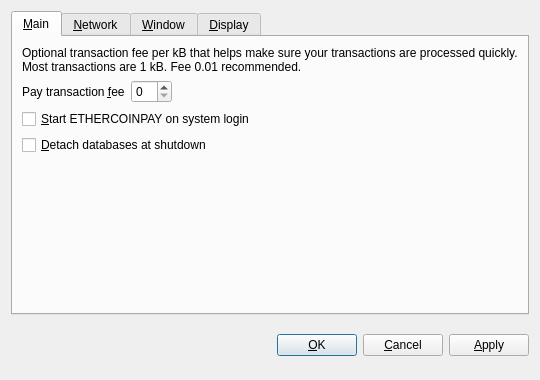
<?xml version="1.0" encoding="UTF-8"?>
<ui version="4.0">
 <class>OptionsDialog</class>
 <widget class="QDialog" name="OptionsDialog">
  <property name="geometry">
   <rect>
    <x>0</x>
    <y>0</y>
    <width>540</width>
    <height>380</height>
   </rect>
  </property>
  <property name="windowTitle">
   <string>Options</string>
  </property>
  <property name="modal">
   <bool>true</bool>
  </property>
  <layout class="QVBoxLayout" name="verticalLayout">
   <item>
    <widget class="QTabWidget" name="tabWidget">
     <property name="tabPosition">
      <enum>QTabWidget::North</enum>
     </property>
     <property name="currentIndex">
      <number>0</number>
     </property>
     <widget class="QWidget" name="tabMain">
      <attribute name="title">
       <string>&amp;Main</string>
      </attribute>
      <layout class="QVBoxLayout" name="verticalLayout_Main">
       <item>
        <widget class="QLabel" name="transactionFeeInfoLabel">
         <property name="text">
          <string>Optional transaction fee per kB that helps make sure your transactions are processed quickly. Most transactions are 1 kB. Fee 0.01 recommended.</string>
         </property>
         <property name="textFormat">
          <enum>Qt::PlainText</enum>
         </property>
         <property name="wordWrap">
          <bool>true</bool>
         </property>
        </widget>
       </item>
       <item>
        <layout class="QHBoxLayout" name="horizontalLayout_Main">
         <item>
          <widget class="QLabel" name="transactionFeeLabel">
           <property name="text">
            <string>Pay transaction &amp;fee</string>
           </property>
           <property name="textFormat">
            <enum>Qt::PlainText</enum>
           </property>
           <property name="buddy">
            <cstring>transactionFee</cstring>
           </property>
          </widget>
         </item>
         <item>
          <widget class="BitcoinAmountField" name="transactionFee"/>
         </item>
         <item>
          <spacer name="horizontalSpacer_Main">
           <property name="orientation">
            <enum>Qt::Horizontal</enum>
           </property>
           <property name="sizeHint" stdset="0">
            <size>
             <width>40</width>
             <height>20</height>
            </size>
           </property>
          </spacer>
         </item>
        </layout>
       </item>
       <item>
        <widget class="QCheckBox" name="bitcoinAtStartup">
         <property name="toolTip">
          <string>Automatically start ETHERCOINPAY after logging in to the system.</string>
         </property>
         <property name="text">
          <string>&amp;Start ETHERCOINPAY on system login</string>
         </property>
        </widget>
       </item>
       <item>
        <widget class="QCheckBox" name="detachDatabases">
         <property name="toolTip">
          <string>Detach block and address databases at shutdown. This means they can be moved to another data directory, but it slows down shutdown. The wallet is always detached.</string>
         </property>
         <property name="text">
          <string>&amp;Detach databases at shutdown</string>
         </property>
        </widget>
       </item>
       <item>
        <spacer name="verticalSpacer_Main">
         <property name="orientation">
          <enum>Qt::Vertical</enum>
         </property>
         <property name="sizeHint" stdset="0">
          <size>
           <width>20</width>
           <height>40</height>
          </size>
         </property>
        </spacer>
       </item>
      </layout>
     </widget>
     <widget class="QWidget" name="tabNetwork">
      <attribute name="title">
       <string>&amp;Network</string>
      </attribute>
      <layout class="QVBoxLayout" name="verticalLayout_Network">
       <item>
        <widget class="QCheckBox" name="mapPortUpnp">
         <property name="toolTip">
          <string>Automatically open the ETHERCOINPAY client port on the router. This only works when your router supports UPnP and it is enabled.</string>
         </property>
         <property name="text">
          <string>Map port using &amp;UPnP</string>
         </property>
        </widget>
       </item>
       <item>
        <widget class="QCheckBox" name="connectSocks">
         <property name="toolTip">
          <string>Connect to the ETHERCOINPAY network through a SOCKS proxy (e.g. when connecting through Tor).</string>
         </property>
         <property name="text">
          <string>&amp;Connect through SOCKS proxy:</string>
         </property>
        </widget>
       </item>
       <item>
        <layout class="QHBoxLayout" name="horizontalLayout_Network">
         <item>
          <widget class="QLabel" name="proxyIpLabel">
           <property name="text">
            <string>Proxy &amp;IP:</string>
           </property>
           <property name="textFormat">
            <enum>Qt::PlainText</enum>
           </property>
           <property name="buddy">
            <cstring>proxyIp</cstring>
           </property>
          </widget>
         </item>
         <item>
          <widget class="QValidatedLineEdit" name="proxyIp">
           <property name="maximumSize">
            <size>
             <width>140</width>
             <height>16777215</height>
            </size>
           </property>
           <property name="toolTip">
            <string>IP address of the proxy (e.g. 127.0.0.1)</string>
           </property>
          </widget>
         </item>
         <item>
          <widget class="QLabel" name="proxyPortLabel">
           <property name="text">
            <string>&amp;Port:</string>
           </property>
           <property name="textFormat">
            <enum>Qt::PlainText</enum>
           </property>
           <property name="buddy">
            <cstring>proxyPort</cstring>
           </property>
          </widget>
         </item>
         <item>
          <widget class="QLineEdit" name="proxyPort">
           <property name="maximumSize">
            <size>
             <width>55</width>
             <height>16777215</height>
            </size>
           </property>
           <property name="toolTip">
            <string>Port of the proxy (e.g. 9050)</string>
           </property>
          </widget>
         </item>
         <item>
          <widget class="QLabel" name="socksVersionLabel">
           <property name="text">
            <string>SOCKS &amp;Version:</string>
           </property>
           <property name="textFormat">
            <enum>Qt::PlainText</enum>
           </property>
           <property name="buddy">
            <cstring>socksVersion</cstring>
           </property>
          </widget>
         </item>
         <item>
          <widget class="QValueComboBox" name="socksVersion">
           <property name="toolTip">
            <string>SOCKS version of the proxy (e.g. 5)</string>
           </property>
          </widget>
         </item>
         <item>
          <spacer name="horizontalSpacer_Network">
           <property name="orientation">
            <enum>Qt::Horizontal</enum>
           </property>
           <property name="sizeHint" stdset="0">
            <size>
             <width>40</width>
             <height>20</height>
            </size>
           </property>
          </spacer>
         </item>
        </layout>
       </item>
       <item>
        <spacer name="verticalSpacer_Network">
         <property name="orientation">
          <enum>Qt::Vertical</enum>
         </property>
         <property name="sizeHint" stdset="0">
          <size>
           <width>20</width>
           <height>40</height>
          </size>
         </property>
        </spacer>
       </item>
      </layout>
     </widget>
     <widget class="QWidget" name="tabWindow">
      <attribute name="title">
       <string>&amp;Window</string>
      </attribute>
      <layout class="QVBoxLayout" name="verticalLayout_Window">
       <item>
        <widget class="QCheckBox" name="minimizeToTray">
         <property name="toolTip">
          <string>Show only a tray icon after minimizing the window.</string>
         </property>
         <property name="text">
          <string>&amp;Minimize to the tray instead of the taskbar</string>
         </property>
        </widget>
       </item>
       <item>
        <widget class="QCheckBox" name="minimizeOnClose">
         <property name="toolTip">
          <string>Minimize instead of exit the application when the window is closed. When this option is enabled, the application will be closed only after selecting Quit in the menu.</string>
         </property>
         <property name="text">
          <string>M&amp;inimize on close</string>
         </property>
        </widget>
       </item>
       <item>
        <spacer name="verticalSpacer_Window">
         <property name="orientation">
          <enum>Qt::Vertical</enum>
         </property>
         <property name="sizeHint" stdset="0">
          <size>
           <width>20</width>
           <height>40</height>
          </size>
         </property>
        </spacer>
       </item>
      </layout>
     </widget>
     <widget class="QWidget" name="tabDisplay">
      <attribute name="title">
       <string>&amp;Display</string>
      </attribute>
      <layout class="QVBoxLayout" name="verticalLayout_Display">
       <item>
        <layout class="QHBoxLayout" name="horizontalLayout_1_Display">
         <item>
          <widget class="QLabel" name="langLabel">
           <property name="text">
            <string>User Interface &amp;language:</string>
           </property>
           <property name="textFormat">
            <enum>Qt::PlainText</enum>
           </property>
           <property name="buddy">
            <cstring>lang</cstring>
           </property>
          </widget>
         </item>
         <item>
          <widget class="QValueComboBox" name="lang">
           <property name="toolTip">
            <string>The user interface language can be set here. This setting will take effect after restarting ETHERCOINPAY.</string>
           </property>
          </widget>
         </item>
        </layout>
       </item>
       <item>
        <layout class="QHBoxLayout" name="horizontalLayout_2_Display">
         <item>
          <widget class="QLabel" name="unitLabel">
           <property name="text">
            <string>&amp;Unit to show amounts in:</string>
           </property>
           <property name="textFormat">
            <enum>Qt::PlainText</enum>
           </property>
           <property name="buddy">
            <cstring>unit</cstring>
           </property>
          </widget>
         </item>
         <item>
          <widget class="QValueComboBox" name="unit">
           <property name="toolTip">
            <string>Choose the default subdivision unit to show in the interface and when sending coins.</string>
           </property>
          </widget>
         </item>
        </layout>
       </item>
       <item>
        <widget class="QCheckBox" name="displayAddresses">
         <property name="toolTip">
          <string>Whether to show ETHERCOINPAY addresses in the transaction list or not.</string>
         </property>
         <property name="text">
          <string>&amp;Display addresses in transaction list</string>
         </property>
        </widget>
       </item>
       <item>
        <spacer name="verticalSpacer_Display">
         <property name="orientation">
          <enum>Qt::Vertical</enum>
         </property>
         <property name="sizeHint" stdset="0">
          <size>
           <width>20</width>
           <height>40</height>
          </size>
         </property>
        </spacer>
       </item>
      </layout>
     </widget>
    </widget>
   </item>
   <item>
    <layout class="QHBoxLayout" name="horizontalLayout_Buttons">
     <item>
      <spacer name="horizontalSpacer_1">
       <property name="orientation">
        <enum>Qt::Horizontal</enum>
       </property>
       <property name="sizeHint" stdset="0">
        <size>
         <width>40</width>
         <height>48</height>
        </size>
       </property>
      </spacer>
     </item>
     <item>
      <widget class="QLabel" name="statusLabel">
       <property name="font">
        <font>
         <weight>75</weight>
         <bold>true</bold>
        </font>
       </property>
       <property name="text">
        <string/>
       </property>
       <property name="textFormat">
        <enum>Qt::PlainText</enum>
       </property>
       <property name="wordWrap">
        <bool>true</bool>
       </property>
      </widget>
     </item>
     <item>
      <spacer name="horizontalSpacer_2">
       <property name="orientation">
        <enum>Qt::Horizontal</enum>
       </property>
       <property name="sizeHint" stdset="0">
        <size>
         <width>40</width>
         <height>48</height>
        </size>
       </property>
      </spacer>
     </item>
     <item>
      <widget class="QPushButton" name="okButton">
       <property name="text">
        <string>&amp;OK</string>
       </property>
      </widget>
     </item>
     <item>
      <widget class="QPushButton" name="cancelButton">
       <property name="text">
        <string>&amp;Cancel</string>
       </property>
       <property name="autoDefault">
        <bool>false</bool>
       </property>
      </widget>
     </item>
     <item>
      <widget class="QPushButton" name="applyButton">
       <property name="text">
        <string>&amp;Apply</string>
       </property>
       <property name="autoDefault">
        <bool>false</bool>
       </property>
      </widget>
     </item>
    </layout>
   </item>
  </layout>
 </widget>
 <customwidgets>
  <customwidget>
   <class>BitcoinAmountField</class>
   <extends>QSpinBox</extends>
   <header>bitcoinamountfield.h</header>
  </customwidget>
  <customwidget>
   <class>QValueComboBox</class>
   <extends>QComboBox</extends>
   <header>qvaluecombobox.h</header>
  </customwidget>
  <customwidget>
   <class>QValidatedLineEdit</class>
   <extends>QLineEdit</extends>
   <header>qvalidatedlineedit.h</header>
  </customwidget>
 </customwidgets>
 <resources/>
 <connections/>
</ui>
